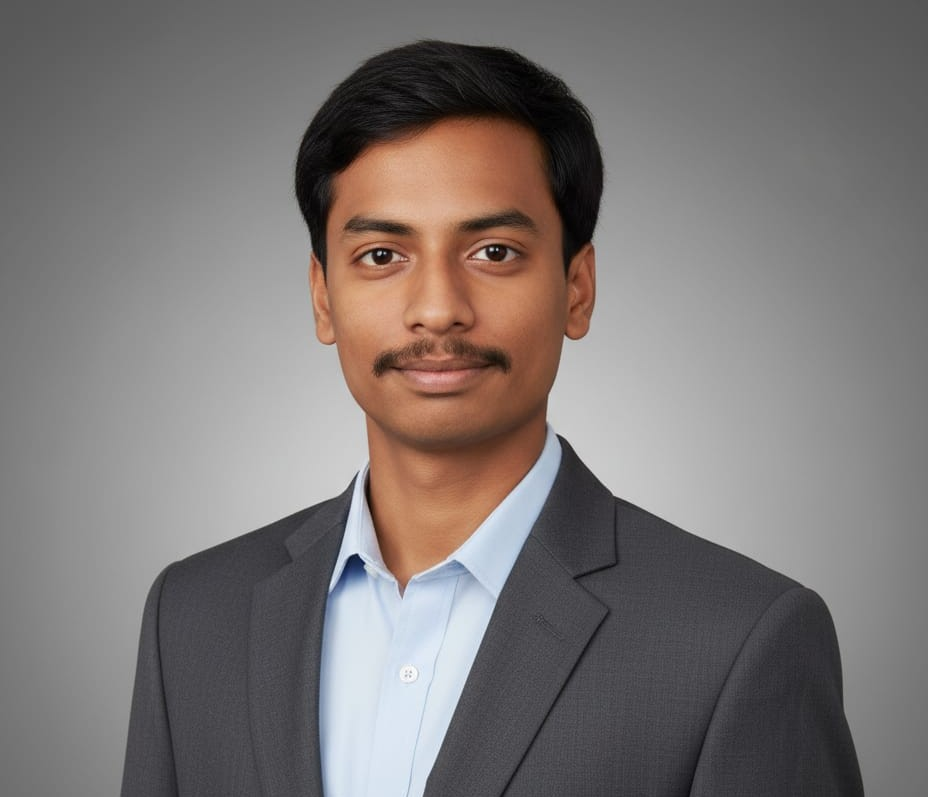
#> input picture openCV/Mini Project/shreekanth photo.jpeg, 928 x 797 px, found by its file name
$ python cv.py
#> lines starting #> are read from the running program, lines starting #| are printed output that depends on the picture; after the words box and inside, x2 and y2 are one past the last pixel; in counts of white or black regions, pixels touching at a corner belong together
import cv2
import numpy as np

img = cv2.imread(r"C:\Users\shreekanth\OneDrive\Desktop\openCV\Mini Project\shreekanth photo.jpeg")
#> img is the input picture: shape (797, 928, 3); mean B, G, R 117.5, 119, 124.9
gray = cv2.cvtColor(img, cv2.COLOR_BGR2GRAY)
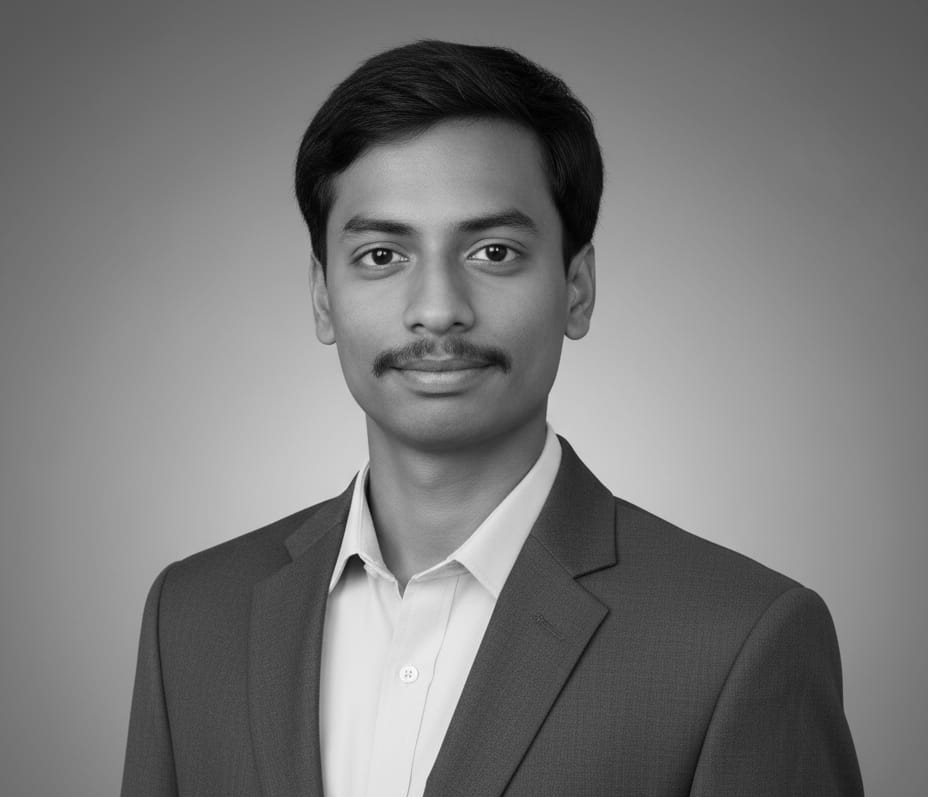
#> gray: shape (797, 928); min 0, max 254, mean 120.6

# Step 1: Blur + Edge Detection
blurred = cv2.GaussianBlur(gray, (5,5), 0)
edges = cv2.Canny(blurred, 50, 150)
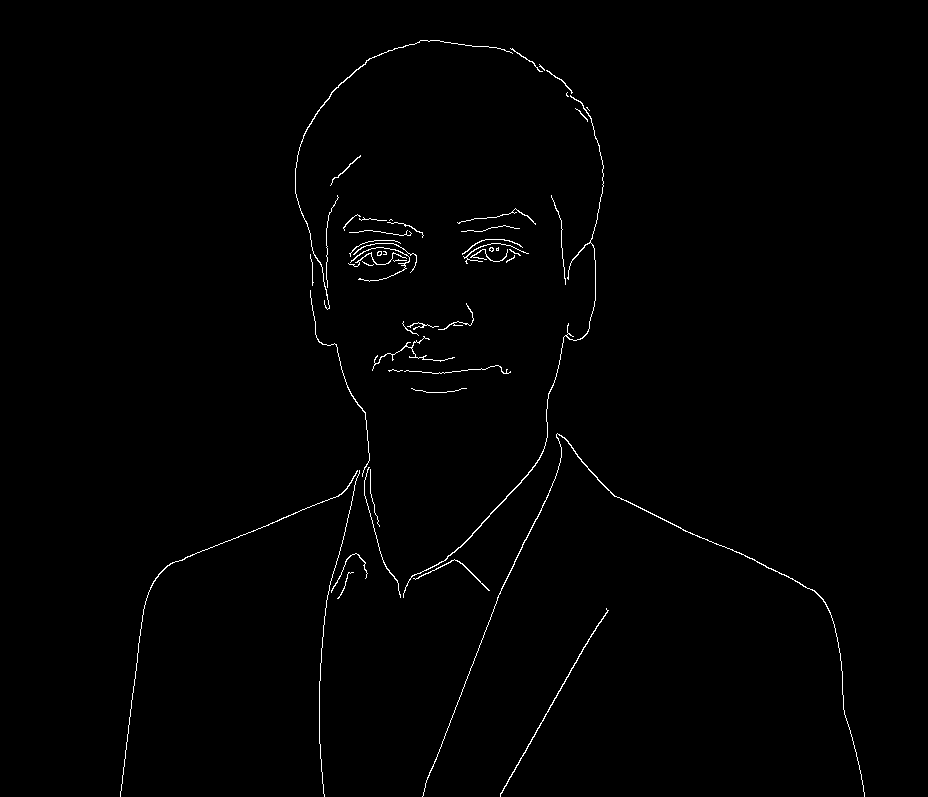
#> edges: shape (797, 928); 0.84% white in thin lines or dots, all inside (x1, y1, x2, y2) = (120, 40, 865, 797)

# Step 2: Morphological Operations
kernel = np.ones((5,5), np.uint8)
closed = cv2.morphologyEx(edges, cv2.MORPH_CLOSE, kernel)
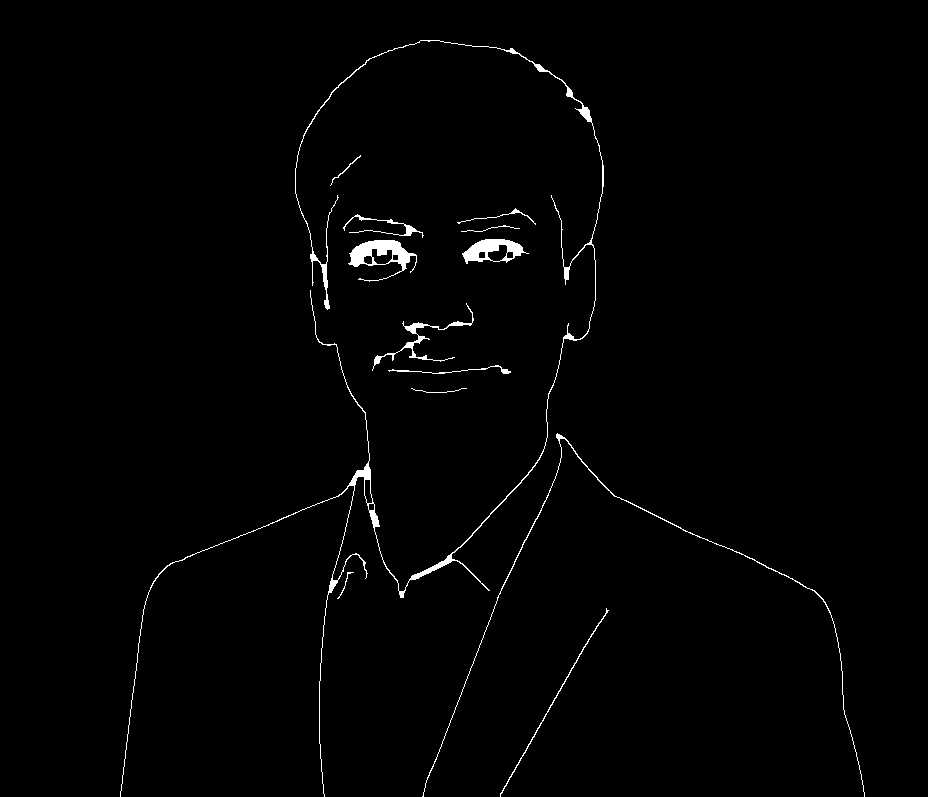
#> closed: shape (797, 928); 1.2% white; 13 white regions

# Step 3: Find Contours (Biggest rectangle)
contours, _ = cv2.findContours(closed, cv2.RETR_EXTERNAL, cv2.CHAIN_APPROX_SIMPLE)
#> contours = 13 contours, 3 with area under 20; largest, box (x1, y1, x2, y2) and area: (120, 40, 604, 797) 1648, (348, 240, 417, 282) 1220, (462, 239, 529, 264) 1013, (372, 303, 474, 371) 344, (422, 433, 865, 797) 218
contours = sorted(contours, key=cv2.contourArea, reverse=True)[:1]
#> contours = 1 contour; box (x1, y1, x2, y2) and area: (120, 40, 604, 797) 1648

# Draw contour
cv2.drawContours(img, contours, -1, (0,255,0), 3)
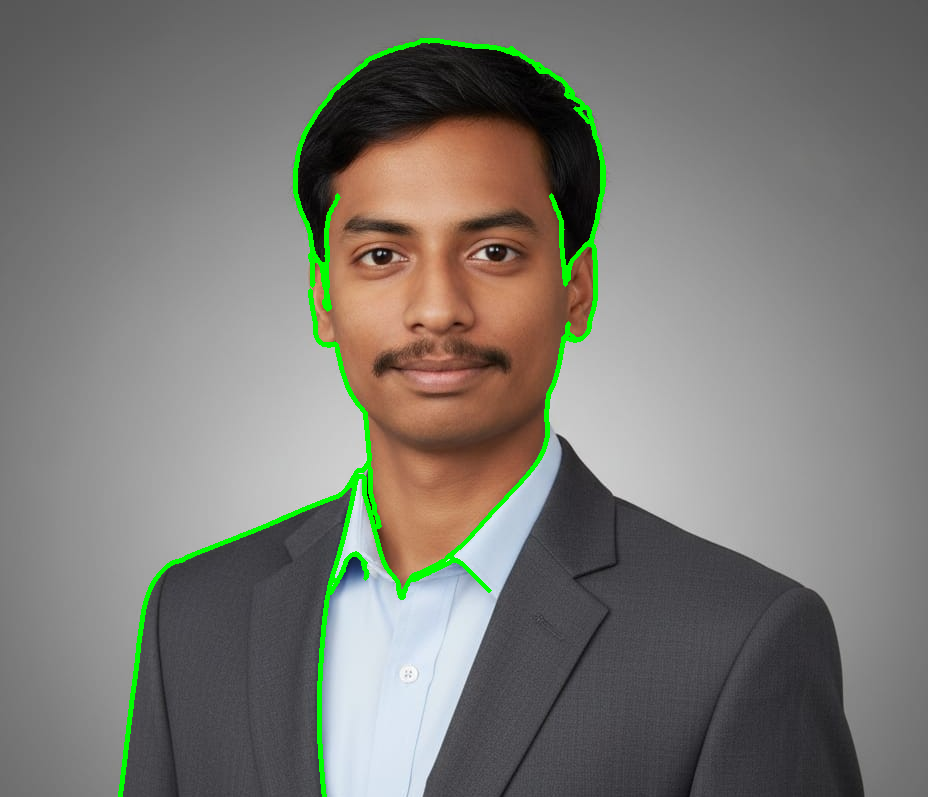
#> img: shape (797, 928, 3); 1.83% of pixels changed, all inside (x1, y1, x2, y2) = (118, 38, 606, 797)

cv2.imwrite('scanned_output.jpg', img)
print("Mini Project Completed!")
